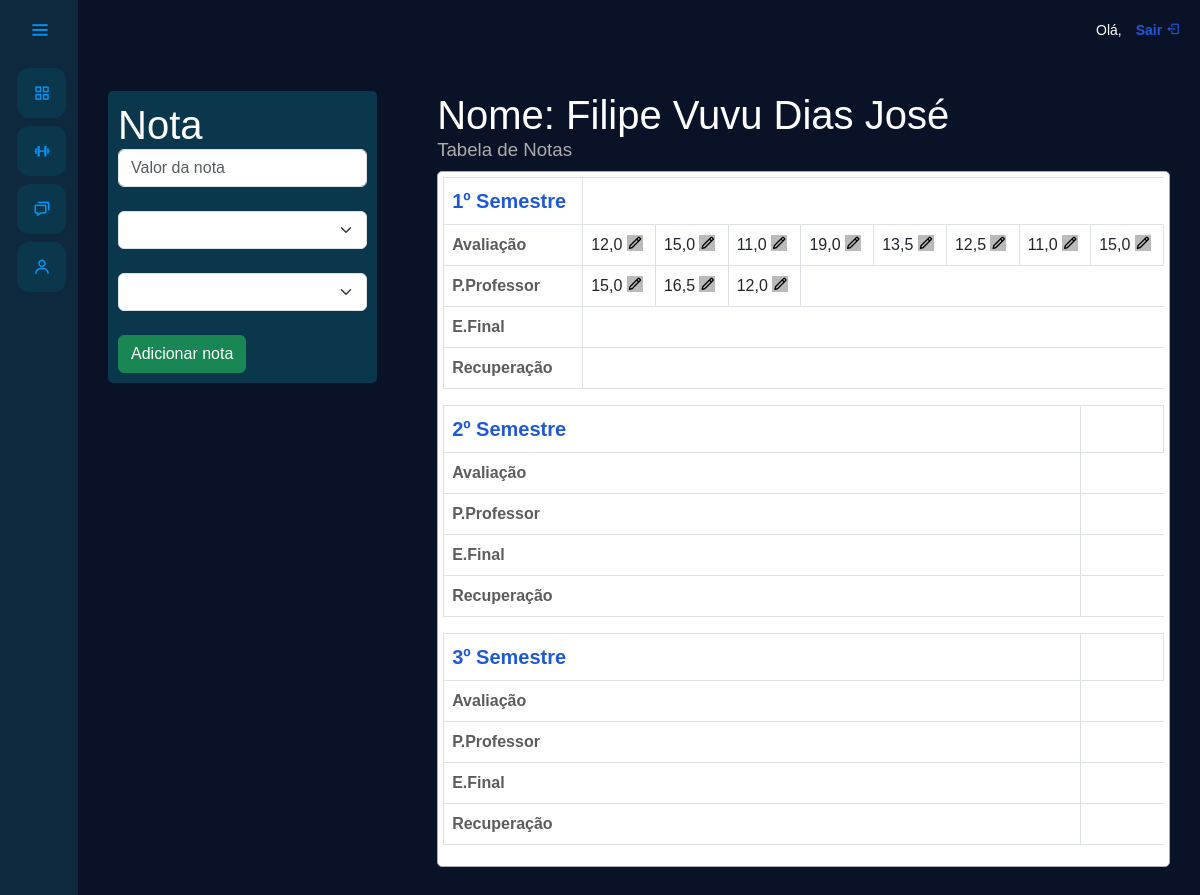
Page /inserir_notas/4/ on the committed database.
### usuarios/models.py (models this page shows, shortened)
class Aluno(models.Model):
    nome = models.CharField(max_length=50, verbose_name='Nome')
    sobrenome = models.CharField(max_length=50, verbose_name='Sobrenome')
    numero_matricula = models.CharField(max_length=20, unique=True, verbose_name="Número de Matrícula")
    turma = models.ForeignKey(Turma, on_delete=models.SET_NULL, null=True, blank=True, related_name="alunos", verbose_name="Turma")

class Nota(models.Model):
    SEMESTRE_CHOICES = [
        ('1º Semestre', '1º Semestre'),
        ('2º Semestre', '2º Semestre'),
        ('3º Semestre', '3º Semestre')
    ]
    TIPO_PROVA_CHOICES = [
        ('Avaliação', 'Avaliação'),
        ('Prova do Professor', 'Prova do Professor'),
        ('Exame Final', 'Exame Final'),
        ('Recuperação', 'Recuperação')
    ]
    aluno = models.ForeignKey(Aluno, on_delete=models.CASCADE, related_name="notas")
    professor = models.ForeignKey(Professor, on_delete=models.SET_NULL, null=True, blank=True, related_name="notas_lancadas")
    turma = models.ForeignKey(Turma, on_delete=models.CASCADE, related_name="notas")
    disciplina = models.CharField(max_length=100, verbose_name="Disciplina")
    semestre = models.CharField(max_length=15, choices=SEMESTRE_CHOICES, verbose_name="Semestre")
    tipo_prova = models.CharField(max_length=20, choices=TIPO_PROVA_CHOICES, verbose_name="Tipo de Prova")
    nota = models.DecimalField(max_digits=5, decimal_places=1, verbose_name="Nota")
    data_lancamento = models.DateField(auto_now_add=True, verbose_name="Data de Lançamento")

### usuarios/views.py (the view, shortened to what this page needs)
# urls.py: path('inserir_notas/<str:id_aluno>/', views.inserir_notas, name='inserir_notas'),
@has_role_decorator('professor')
def inserir_notas(request, id_aluno):
    if request.method == 'GET':
        aluno = Aluno.objects.get(id=id_aluno)
        t_prova = Nota.TIPO_PROVA_CHOICES
        semestre = Nota.SEMESTRE_CHOICES
        notas_aluno = Nota.objects.filter(aluno=aluno)
        return render(request, 'inserir_notas.html', {'aluno': aluno, 'tipo_prova': t_prova, 'semestres': semestre, 'all_notas': notas_aluno})

### usuarios/templates/inserir_notas.html (shortened to what this page needs)
{% extends "base.html" %}
{% load static %}
{% block 'head' %}
    <link rel="stylesheet" href="{% static 'usuarios/css/tumas.css' %}">
{% endblock %}
{% block 'dashboard_professor' %}
    <div class="container-notas">
        <div id="inserirNotas" class="inserir-Notas">
            <div class="content-add_notas">
                <form action="{% url 'inserir_notas' aluno.id %}" method="POST" class="form-nota">{% csrf_token %}
                    <h1>Nota</h1>
                    <input type="text" required placeholder="Valor da nota" name="nota" class="form-control">
                    <br>
                    <select name="tipo-prova" id="tipoProva" class="form-select">
                        <option value=""></option>
                        {% for p, prova in tipo_prova %}
                            <option value="{{p}}">{{prova}}</option>
                        {% endfor %}
                    </select>
                    <br>
                    <select name="semestre" id="tipoProva" class="form-select">
                        <option value=""></option>
                        {% for s, semestre in semestres %}
                            <option value="{{s}}">{{semestre}}</option>
                        {% endfor %}
                    </select>
                    <br>
                    <input type="submit" value="Adicionar nota" class="btn btn-success">
                </form>
            </div>
        </div>
        <div id="tabelaDeNotas" class="tabela-De-Notas">
            <h1>Nome: {{aluno.nome}} {{aluno.sobrenome}}</h1>
            <h3 style="color: rgb(173, 173, 173);">Tabela de Notas</h3>
            <div class="content-table_notas">
                <table class="table table-bordered table-responsive">
                    <thead class="thead-darck">
                        <tr class="bg-success">
                            <th style="color: #1e59da; font-size: 15pt;" scope="col">1º Semestre</th>
                        </tr>
                    </thead>
                    <tbody>
                        <tr>
                            <th style="color: rgb(92, 92, 92);" scope="row">Avaliação</th>
                            {% for notas in all_notas %}
                                {% if notas.tipo_prova == 'Avaliação' and notas.semestre == '1º Semestre' %}
                                    <td id="valorNota">
                                        {{notas.nota}}
                                        <button
                                            style="background-color: rgb(187, 186, 186); border: none;"
                                            class="bx bx-pencil open-modal"
                                            data-modal="modal-1"
                                            onclick="attNota({{notas.id}})">
                                        </button>
                                    </td>
                                {% endif %}
                            {% endfor %}
                        </tr>
                        <tr>
                            <th style="color: rgb(92, 92, 92);" scope="row">P.Professor</th>
                            {% for notas in all_notas %}
                                {% if notas.tipo_prova == 'Prova do Professor' and notas.semestre == '1º Semestre' %}
                                    <td id="valorNota">
                                        {{notas.nota}}
                                        <button
                                            style="background-color: rgb(187, 186, 186); border: none;"
                                            class="bx bx-pencil open-modal"
                                            data-modal="modal-1"
                                            onclick="attNota({{notas.id}})">
                                        </button>
                                    </td>
                                {% endif %}
                            {% endfor %}
                        </tr>
                        <tr>
                            <th style="color: rgb(92, 92, 92);" scope="row">E.Final</th>
                        </tr>
                        <tr>
                            <th style="color: rgb(92, 92, 92);" scope="row">Recuperação</th>
                        </tr>
                    </tbody>
                </table>
                <table class="table table-bordered table-responsive">
                    <thead class="thead-dark">
                        <tr>
                            <th style="color: #1e59da; font-size: 15pt;" scope="col">2º Semestre</th>
                            <th scope="col"></th>
                        </tr>
                    </thead>
                    <tbody>
                        <tr>
                            <th style="color: rgb(92, 92, 92);" scope="row">Avaliação</th>
                        </tr>
                        <tr>
                            <th style="color: rgb(92, 92, 92);" scope="row">P.Professor</th>
                        </tr>
                        <tr>
                            <th style="color: rgb(92, 92, 92);" scope="row">E.Final</th>
                        </tr>
                        <tr>
                            <th style="color: rgb(92, 92, 92);" scope="row">Recuperação</th>
                        </tr>
                    </tbody>
                </table>
                <table class="table table-bordered table-responsive">
                    <thead class="thead-dark">
                        <tr>
                            <th style="color: #1e59da; font-size: 15pt;" scope="col">3º Semestre</th>
                            <th scope="col"></th>
                        </tr>
                    </thead>
                    <tbody>
                        <tr>
                            <th style="color: rgb(92, 92, 92);" scope="row">Avaliação</th>
                        </tr>
                        <tr>
                            <th style="color: rgb(92, 92, 92);" scope="row">P.Professor</th>
                        </tr>
                        <tr>
                            <th style="color: rgb(92, 92, 92);" scope="row">E.Final</th>
                        </tr>
                        <tr>
                            <th style="color: rgb(92, 92, 92);" scope="row">Recuperação</th>
                        </tr>
                    </tbody>
                </table>
            </div>
        </div>
    </div>
{% endblock %}

### templates/static/general/css/base.css (style rules this page uses)
*:not(dialog) { margin: 0; padding: 0; box-sizing: border-box; font-family: "Poppins" , sans-serif; }

### templates/static/general/css/general.css (style rules this page uses)
:root { --main-color: #0A374C; --dark-color: #0E283E; --light-color: #ffc27f; --contrast-color: #f88863; --differential-color: #ffe29a; }

### templates/static/usuarios/css/tumas.css (style rules this page uses)
*:not(dialog) { margin: 0; padding: 0; box-sizing: border-box; }
h3 { font-size: 14pt; margin-bottom: 10px; }
.container-notas { display: flex; }
.tabela-De-Notas { padding: 30px; }
.tabela-De-Notas { width:100%; height: 100%; }
.inserir-Notas { width: 450px; color: white; padding: 30px; }
.content-add_notas { background-color: #0A374C; padding: 10px; border-radius: 5px; }
.content-table_notas { height: 100%; padding: 5px; border-radius: 5px; margin-bottom: 10px; background-color: white; border: 1px solid rgb(173, 173, 173); }

### rows in the picture
Aluno: nome "Filipe", sobrenome "Vuvu Dias José"
Nota: nota "12,0"
Nota: nota "15,0"
Nota: nota "11,0"
Nota: nota "19,0"
Nota: nota "13,5"
Nota: nota "12,5"
Nota: nota "11,0"
Nota: nota "15,0"
Nota: nota "15,0"
Nota: nota "16,5"
Nota: nota "12,0"
